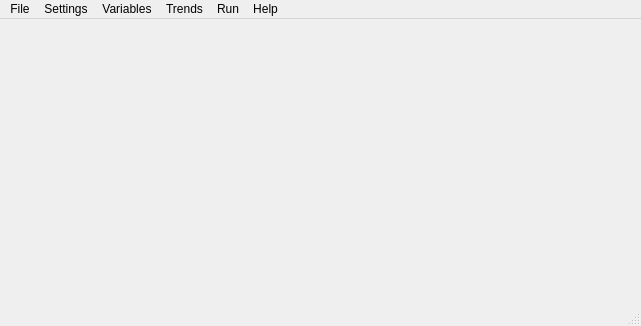
<?xml version="1.0" encoding="UTF-8"?>
<ui version="4.0">
 <class>MainWindow</class>
 <widget class="QMainWindow" name="MainWindow">
  <property name="geometry">
   <rect>
    <x>0</x>
    <y>0</y>
    <width>641</width>
    <height>326</height>
   </rect>
  </property>
  <property name="windowTitle">
   <string>MainWindow</string>
  </property>
  <widget class="QWidget" name="centralwidget"/>
  <widget class="QMenuBar" name="menubar">
   <property name="geometry">
    <rect>
     <x>0</x>
     <y>0</y>
     <width>641</width>
     <height>21</height>
    </rect>
   </property>
   <widget class="QMenu" name="menuFile">
    <property name="title">
     <string>File</string>
    </property>
    <addaction name="actionFileImport"/>
    <addaction name="separator"/>
    <addaction name="actionAppQuit"/>
   </widget>
   <widget class="QMenu" name="menuVariables">
    <property name="title">
     <string>Variables</string>
    </property>
    <widget class="QMenu" name="menuVariableModify">
     <property name="title">
      <string>Modify</string>
     </property>
     <addaction name="actionModifyVariablesName"/>
     <addaction name="actionModifyVariablesUnits"/>
     <addaction name="actionVModifyVariablesRange"/>
     <addaction name="actionModifyVariableResearchArea"/>
    </widget>
    <widget class="QMenu" name="menuVariableDelete">
     <property name="title">
      <string>Delete</string>
     </property>
     <addaction name="actionDeleteAllVariables"/>
     <addaction name="actionDeleteVariables"/>
    </widget>
    <widget class="QMenu" name="menuVariableSelect">
     <property name="title">
      <string>Select</string>
     </property>
     <addaction name="actionSelectAllVariables"/>
     <addaction name="actionSelectVariables"/>
    </widget>
    <addaction name="actionVariableListAll"/>
    <addaction name="menuVariableSelect"/>
    <addaction name="menuVariableModify"/>
    <addaction name="menuVariableDelete"/>
    <addaction name="separator"/>
    <addaction name="actionGSTALikeVariable"/>
   </widget>
   <widget class="QMenu" name="menuTrends">
    <property name="title">
     <string>Trends</string>
    </property>
    <widget class="QMenu" name="menuDeleteTrends">
     <property name="title">
      <string>Delete</string>
     </property>
     <addaction name="actionDeleteAllTrends"/>
     <addaction name="actionDeleteTrendsSelection"/>
    </widget>
    <addaction name="actionTrendList"/>
    <addaction name="actionModifyTrends"/>
    <addaction name="menuDeleteTrends"/>
    <addaction name="separator"/>
    <addaction name="actionGSTALikeTrend"/>
   </widget>
   <widget class="QMenu" name="menuSettings">
    <property name="title">
     <string>Settings</string>
    </property>
    <widget class="QMenu" name="menuView">
     <property name="title">
      <string>View</string>
     </property>
     <addaction name="actionLoadViewText"/>
     <addaction name="actionSaveViewText"/>
     <addaction name="actionClearViewText"/>
    </widget>
    <addaction name="actionSetWorkingDirectory"/>
    <addaction name="menuView"/>
   </widget>
   <widget class="QMenu" name="menuHelp">
    <property name="title">
     <string>Help</string>
    </property>
    <addaction name="actionAbout"/>
   </widget>
   <widget class="QMenu" name="menuRun">
    <property name="title">
     <string>Run</string>
    </property>
    <addaction name="actionMSTA"/>
    <addaction name="actionGSTA"/>
   </widget>
   <addaction name="menuFile"/>
   <addaction name="menuSettings"/>
   <addaction name="menuVariables"/>
   <addaction name="menuTrends"/>
   <addaction name="menuRun"/>
   <addaction name="menuHelp"/>
  </widget>
  <widget class="QStatusBar" name="statusbar"/>
  <action name="actionFileImport">
   <property name="text">
    <string>Import...</string>
   </property>
  </action>
  <action name="actionModifyVariablesName">
   <property name="text">
    <string>Name...</string>
   </property>
  </action>
  <action name="actionModifyVariablesUnits">
   <property name="text">
    <string>Units...</string>
   </property>
  </action>
  <action name="actionVModifyVariablesRange">
   <property name="text">
    <string>Range...</string>
   </property>
  </action>
  <action name="actionModifyVariableResearchArea">
   <property name="text">
    <string>Research area...</string>
   </property>
  </action>
  <action name="actionDeleteAllVariables">
   <property name="text">
    <string>All...</string>
   </property>
  </action>
  <action name="actionDeleteVariables">
   <property name="text">
    <string>One...</string>
   </property>
  </action>
  <action name="actionAppQuit">
   <property name="text">
    <string>Quit</string>
   </property>
  </action>
  <action name="actionListAllTrends">
   <property name="text">
    <string>All</string>
   </property>
  </action>
  <action name="actionTrendsSelection">
   <property name="text">
    <string>Selection...</string>
   </property>
  </action>
  <action name="actionSelectAllVariables">
   <property name="text">
    <string>All</string>
   </property>
  </action>
  <action name="actionSelectVariables">
   <property name="text">
    <string>One...</string>
   </property>
  </action>
  <action name="actionModifyTrends">
   <property name="text">
    <string>Modify...</string>
   </property>
  </action>
  <action name="actionDeleteAllTrends">
   <property name="text">
    <string>All</string>
   </property>
  </action>
  <action name="actionDeleteTrendsSelection">
   <property name="text">
    <string>One...</string>
   </property>
  </action>
  <action name="actionSetWorkingDirectory">
   <property name="text">
    <string>Set working directory...</string>
   </property>
   <property name="toolTip">
    <string>Set working directory</string>
   </property>
  </action>
  <action name="actionAbout">
   <property name="checkable">
    <bool>false</bool>
   </property>
   <property name="text">
    <string>About</string>
   </property>
  </action>
  <action name="actionGSTALikeTrend">
   <property name="text">
    <string>GSTA like trend...</string>
   </property>
  </action>
  <action name="actionGSTA">
   <property name="text">
    <string>GSTA...</string>
   </property>
  </action>
  <action name="actionMSTA">
   <property name="text">
    <string>MSTA...</string>
   </property>
  </action>
  <action name="actionGSTALikeVariable">
   <property name="text">
    <string>GSTA like variables...</string>
   </property>
  </action>
  <action name="actionTrendList">
   <property name="text">
    <string>List</string>
   </property>
  </action>
  <action name="actionVariableListAll">
   <property name="text">
    <string>List</string>
   </property>
  </action>
  <action name="actionClear">
   <property name="text">
    <string>Clear</string>
   </property>
  </action>
  <action name="actionSave">
   <property name="text">
    <string>Save...</string>
   </property>
  </action>
  <action name="actionLoad">
   <property name="text">
    <string>Load...</string>
   </property>
  </action>
  <action name="actionLoadViewText">
   <property name="text">
    <string>Load...</string>
   </property>
  </action>
  <action name="actionSaveViewText">
   <property name="text">
    <string>Save...</string>
   </property>
  </action>
  <action name="actionClearViewText">
   <property name="text">
    <string>Clear</string>
   </property>
  </action>
 </widget>
 <resources/>
 <connections/>
</ui>
